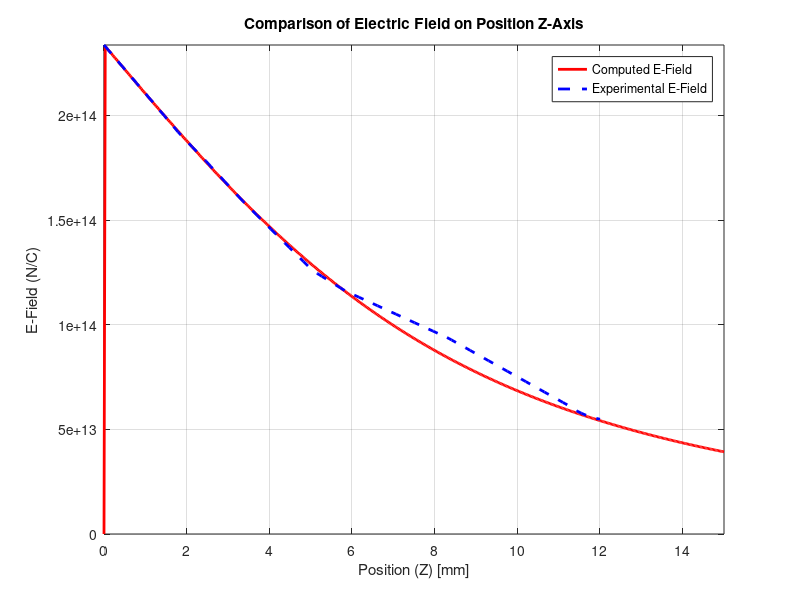

This chart was generated by the following MATLAB code:
% Parameters
R = 10; % Disk radius (mm)
Q = 1.3; % Total charge on the disk (C)
epsilon_0 = 8.854e-12; % Vacuum permittivity (F/m)

sigma = Q / (pi * (R * 1e-3)^2); % Charge surface density (C/m^2)

% Points on the z-axis
z_values = linspace(0, 15, 500); % Generate 500 z-values from 0 mm to 50 mm

% Initialize electric field array
E_z = zeros(size(z_values));

% Calculate electric field at each z position
for i = 1:length(z_values)
    z = z_values(i) * 1e-3; % Convert to meters
    integrand = @(s) s ./ (z^2 + s.^2).^(3/2);
    integral_result = integral(integrand, 0, R * 1e-3, 'ArrayValued', true);
    E_z(i) = sigma * z / (2 * epsilon_0) * integral_result;
end

% Plot computed results
figure;
plot(z_values, E_z, 'r-', 'LineWidth', 2); % Red solid line for computed results

% Add title and axis labels
title('Comparison of Electric Field on Position Z-Axis');
xlabel('Position (Z) [mm]');
ylabel('E-Field (N/C)');

% Show grid
grid on;

% Adjust axis to fit data range
axis tight;

% Load experimental data
data = load('E2.txt');

% Extract Z values and E-Field values
Z_exp = data(:, 1); % First column
E_Field_exp = data(:, 2); % Second column

% Plot experimental data
hold on;
plot(Z_exp, E_Field_exp, 'b--', 'LineWidth', 2); % Blue dashed line for experimental data
legend('Computed E-Field', 'Experimental E-Field');
hold off;
